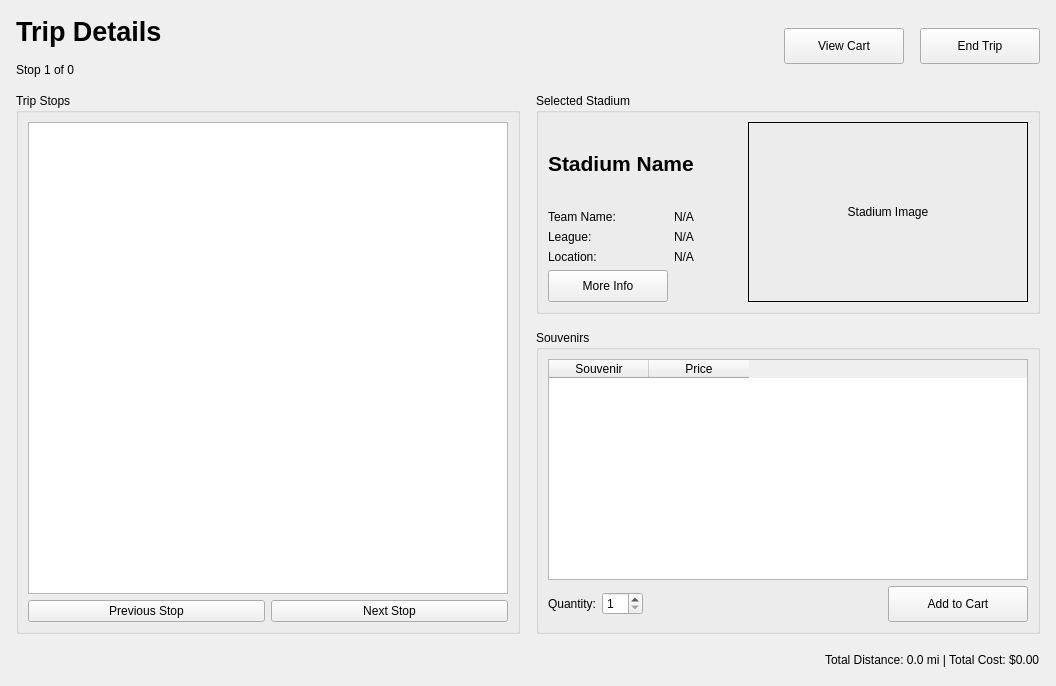
<?xml version="1.0" encoding="UTF-8"?>
<ui version="4.0">
 <class>TripDetailPage</class>
 <widget class="QWidget" name="TripDetailPage">
  <property name="geometry">
   <rect>
    <x>0</x>
    <y>0</y>
    <width>1056</width>
    <height>686</height>
   </rect>
  </property>
  <property name="windowTitle">
   <string>Trip Detail Page</string>
  </property>
  <layout class="QVBoxLayout" name="verticalLayout">
   <property name="spacing">
    <number>16</number>
   </property>
   <property name="leftMargin">
    <number>16</number>
   </property>
   <property name="topMargin">
    <number>16</number>
   </property>
   <property name="rightMargin">
    <number>16</number>
   </property>
   <property name="bottomMargin">
    <number>16</number>
   </property>
   <item>
    <layout class="QHBoxLayout" name="headerLayout">
     <item>
      <layout class="QVBoxLayout" name="titleLayout">
       <item>
        <widget class="QLabel" name="lblPageTitle">
         <property name="font">
          <font>
           <pointsize>20</pointsize>
           <bold>true</bold>
          </font>
         </property>
         <property name="text">
          <string>Trip Details</string>
         </property>
        </widget>
       </item>
       <item>
        <widget class="QLabel" name="lblTripProgress">
         <property name="text">
          <string>Stop 1 of 0</string>
         </property>
        </widget>
       </item>
      </layout>
     </item>
     <item>
      <spacer name="horizontalSpacer">
       <property name="orientation">
        <enum>Qt::Orientation::Horizontal</enum>
       </property>
       <property name="sizeHint" stdset="0">
        <size>
         <width>40</width>
         <height>20</height>
        </size>
       </property>
      </spacer>
     </item>
     <item>
      <widget class="QPushButton" name="btnViewCart">
       <property name="minimumSize">
        <size>
         <width>120</width>
         <height>36</height>
        </size>
       </property>
       <property name="text">
        <string>View Cart</string>
       </property>
      </widget>
     </item>
     <item>
      <widget class="QPushButton" name="btnEndTrip">
       <property name="minimumSize">
        <size>
         <width>120</width>
         <height>36</height>
        </size>
       </property>
       <property name="text">
        <string>End Trip</string>
       </property>
      </widget>
     </item>
    </layout>
   </item>
   <item>
    <layout class="QHBoxLayout" name="contentLayout">
     <property name="spacing">
      <number>16</number>
     </property>
     <item>
      <widget class="QGroupBox" name="grpTripStops">
       <property name="minimumSize">
        <size>
         <width>250</width>
         <height>0</height>
        </size>
       </property>
       <property name="title">
        <string>Trip Stops</string>
       </property>
       <layout class="QVBoxLayout" name="verticalLayout_2">
        <item>
         <widget class="QListWidget" name="lstTripStops"/>
        </item>
        <item>
         <layout class="QHBoxLayout" name="stopNavigationLayout">
          <item>
           <widget class="QPushButton" name="btnPreviousStop">
            <property name="text">
             <string>Previous Stop</string>
            </property>
           </widget>
          </item>
          <item>
           <widget class="QPushButton" name="btnNextStop">
            <property name="text">
             <string>Next Stop</string>
            </property>
           </widget>
          </item>
         </layout>
        </item>
       </layout>
      </widget>
     </item>
     <item>
      <layout class="QVBoxLayout" name="detailLayout">
       <property name="spacing">
        <number>16</number>
       </property>
       <item>
        <widget class="QGroupBox" name="grpStadiumDetail">
         <property name="title">
          <string>Selected Stadium</string>
         </property>
         <layout class="QHBoxLayout" name="horizontalLayout">
          <item>
           <layout class="QVBoxLayout" name="verticalLayout_3">
            <item>
             <widget class="QLabel" name="lblSelectedStadium">
              <property name="font">
               <font>
                <pointsize>16</pointsize>
                <bold>true</bold>
               </font>
              </property>
              <property name="text">
               <string>Stadium Name</string>
              </property>
             </widget>
            </item>
            <item>
             <layout class="QFormLayout" name="formLayout">
              <item row="0" column="0">
               <widget class="QLabel" name="labelTeamName">
                <property name="text">
                 <string>Team Name:</string>
                </property>
               </widget>
              </item>
              <item row="0" column="1">
               <widget class="QLabel" name="lblTeamNameValue">
                <property name="text">
                 <string>N/A</string>
                </property>
               </widget>
              </item>
              <item row="1" column="0">
               <widget class="QLabel" name="labelLeague">
                <property name="text">
                 <string>League:</string>
                </property>
               </widget>
              </item>
              <item row="1" column="1">
               <widget class="QLabel" name="lblLeagueValue">
                <property name="text">
                 <string>N/A</string>
                </property>
               </widget>
              </item>
              <item row="2" column="0">
               <widget class="QLabel" name="labelLocation">
                <property name="text">
                 <string>Location:</string>
                </property>
               </widget>
              </item>
              <item row="2" column="1">
               <widget class="QLabel" name="lblLocationValue">
                <property name="text">
                 <string>N/A</string>
                </property>
               </widget>
              </item>
              <item row="3" column="0">
               <widget class="QPushButton" name="btnMoreInfo">
                <property name="minimumSize">
                 <size>
                  <width>120</width>
                  <height>32</height>
                 </size>
                </property>
                <property name="text">
                 <string>More Info</string>
                </property>
               </widget>
              </item>
              <item row="3" column="1">
               <spacer name="horizontalSpacer_4">
                <property name="orientation">
                 <enum>Qt::Orientation::Horizontal</enum>
                </property>
                <property name="sizeHint" stdset="0">
                 <size>
                  <width>40</width>
                  <height>20</height>
                 </size>
                </property>
               </spacer>
              </item>
             </layout>
            </item>
           </layout>
          </item>
          <item>
           <widget class="QLabel" name="lblStadiumImage">
           <property name="minimumSize">
            <size>
             <width>280</width>
             <height>180</height>
            </size>
           </property>
            <property name="maximumSize">
             <size>
              <width>280</width>
              <height>180</height>
             </size>
            </property>
            <property name="frameShape">
             <enum>QFrame::Shape::Box</enum>
            </property>
            <property name="text">
             <string>Stadium Image</string>
            </property>
            <property name="alignment">
             <set>Qt::AlignmentFlag::AlignCenter</set>
            </property>
           </widget>
          </item>
         </layout>
        </widget>
       </item>
       <item>
        <widget class="QGroupBox" name="grpSouvenirs">
         <property name="title">
          <string>Souvenirs</string>
         </property>
         <layout class="QVBoxLayout" name="verticalLayout_4">
          <item>
           <widget class="QTableWidget" name="tblSouvenirs">
            <property name="columnCount">
             <number>2</number>
            </property>
            <column>
             <property name="text">
              <string>Souvenir</string>
             </property>
            </column>
            <column>
             <property name="text">
              <string>Price</string>
             </property>
            </column>
           </widget>
          </item>
          <item>
           <layout class="QHBoxLayout" name="souvenirActionLayout">
            <item>
             <widget class="QLabel" name="lblQuantity">
              <property name="text">
               <string>Quantity:</string>
              </property>
             </widget>
            </item>
            <item>
             <widget class="QSpinBox" name="spnQuantity">
              <property name="minimum">
               <number>1</number>
              </property>
              <property name="value">
               <number>1</number>
              </property>
             </widget>
            </item>
            <item>
             <spacer name="horizontalSpacer_2">
              <property name="orientation">
               <enum>Qt::Orientation::Horizontal</enum>
              </property>
              <property name="sizeHint" stdset="0">
               <size>
                <width>40</width>
                <height>20</height>
               </size>
              </property>
             </spacer>
            </item>
            <item>
             <widget class="QPushButton" name="btnAddToCart">
              <property name="minimumSize">
               <size>
                <width>140</width>
                <height>36</height>
               </size>
              </property>
              <property name="text">
               <string>Add to Cart</string>
              </property>
             </widget>
            </item>
           </layout>
          </item>
         </layout>
        </widget>
       </item>
      </layout>
     </item>
    </layout>
   </item>
   <item>
    <layout class="QHBoxLayout" name="footerLayout">
     <item>
      <spacer name="horizontalSpacer_3">
       <property name="orientation">
        <enum>Qt::Orientation::Horizontal</enum>
       </property>
       <property name="sizeHint" stdset="0">
        <size>
         <width>40</width>
         <height>20</height>
        </size>
       </property>
      </spacer>
     </item>
     <item>
      <widget class="QLabel" name="lblTripSummary">
       <property name="text">
        <string>Total Distance: 0.0 mi | Total Cost: $0.00</string>
       </property>
      </widget>
     </item>
    </layout>
   </item>
  </layout>
 </widget>
 <resources/>
 <connections/>
</ui>
